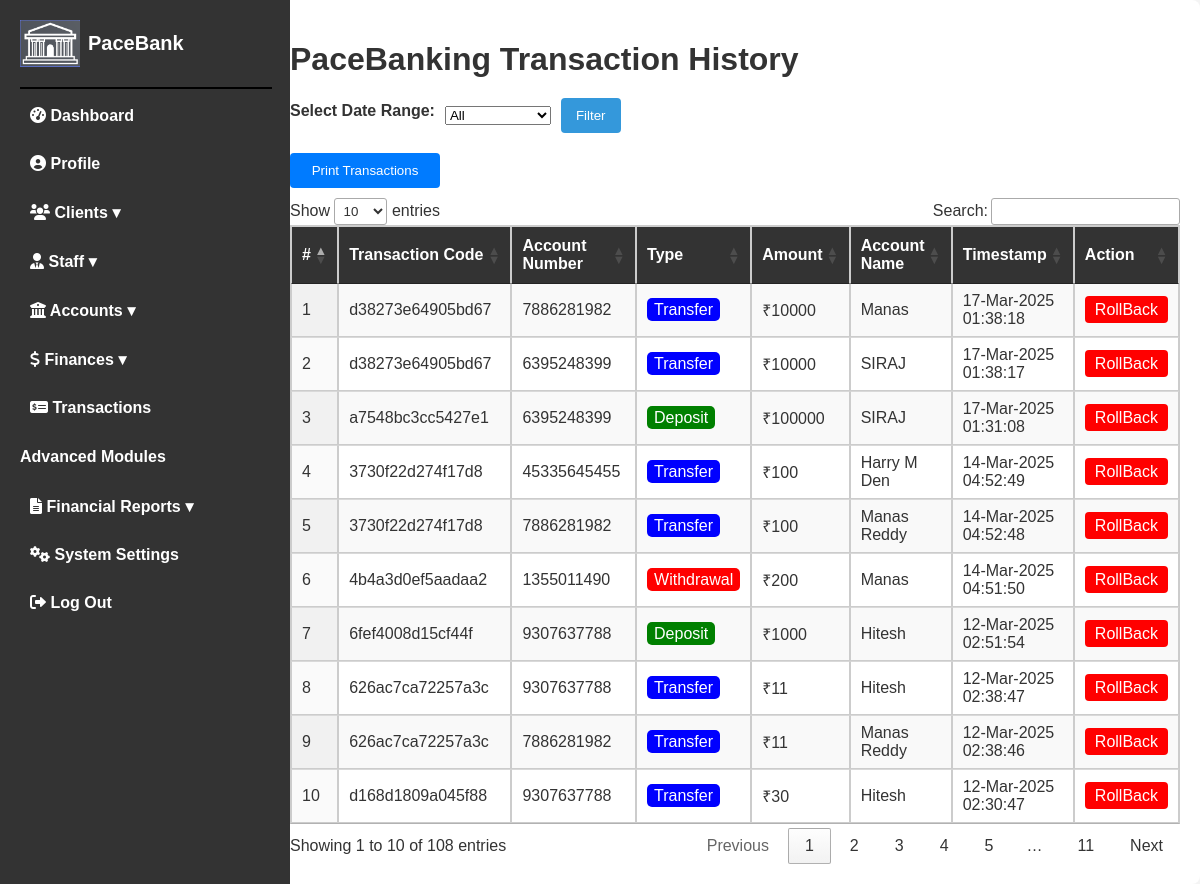
Screenshot of /BACKEND/admintransactions.php with the database file from the repository.
### tables this page shows
CREATE TABLE `transactions` (
  `tr_id` int(20) NOT NULL,
  `tr_code` varchar(200) NOT NULL,
  `account_id` varchar(200) NOT NULL,
  `acc_name` varchar(200) NOT NULL,
  `account_number` varchar(200) NOT NULL,
  `acc_type` varchar(200) NOT NULL,
  `acc_amount` varchar(200) NOT NULL,
  `tr_type` varchar(200) NOT NULL,
  `tr_status` varchar(200) NOT NULL,
  `client_id` varchar(200) NOT NULL,
  `client_name` varchar(200) NOT NULL,
  `client_national_id` varchar(200) NOT NULL,
  `transaction_amt` varchar(200) NOT NULL,
  `client_phone` varchar(200) NOT NULL,
  `receiving_acc_no` varchar(200) NOT NULL,
  `created_at` timestamp(6) NOT NULL DEFAULT current_timestamp(6) ON UPDATE current_timestamp(6),
  `receiving_acc_name` varchar(200) NOT NULL,
  `receiving_acc_holder` varchar(200) NOT NULL
);

### BACKEND/admintransactions.php (the view, shortened to what this page needs)
<?php
$mysqli = new mysqli("localhost", "root", "", "banking");
$filterCondition = "";
?>
<!DOCTYPE html>
<html>
<head>
    <link rel="stylesheet" href="../FRONTEND/style.css">
    <link rel="stylesheet" href="admintransactions.css">
    <link rel="stylesheet" href="https://cdn.datatables.net/1.11.5/css/jquery.dataTables.min.css">
    <link rel="stylesheet" href="https://cdnjs.cloudflare.com/ajax/libs/font-awesome/6.0.0-beta3/css/all.min.css">
</head>
<body>
<?php include "admin_sidebar.php"; ?>
<div class="main-content">
    <h1>PaceBanking Transaction History</h1>
    <form method="GET" class="filter-form">
        <label for="date_range">Select Date Range:</label>
        <select name="date_range" id="date_range">
            <option value="">All</option>
        </select>
        <button type="submit">Filter</button>
    </form>
    <button onclick="window.print();" class="print-btn">Print Transactions</button>
    <table id="transactionsTable" class="display">
        <thead>
            <tr>
                <th>#</th>
                <th>Transaction Code</th>
                <th>Account Number</th>
                <th>Type</th>
                <th>Amount</th>
                <th>Account Name</th>
                <th>Timestamp</th>
                <th>Action</th>
            </tr>
        </thead>
        <tbody>
            <?php
            $query = "SELECT tr_id, tr_code, account_number, tr_type, transaction_amt, acc_name, created_at
                      FROM transactions $filterCondition ORDER BY created_at DESC";
            $stmt = $mysqli->prepare($query);
            $stmt->execute();
            $res = $stmt->get_result();
            $cnt = 1;
            while ($row = $res->fetch_object()) {
                $typeBadge = "";
                if ($row->tr_type == 'Deposit') {
                    $typeBadge = "<span class='badge badge-success'>Deposit</span>";
                } elseif ($row->tr_type == 'Withdrawal') {
                    $typeBadge = "<span class='badge badge-danger'>Withdrawal</span>";
                } else {
                    $typeBadge = "<span class='badge badge-primary'>Transfer</span>";
                }
            ?>
                <tr>
                    <td><?php echo $cnt; ?></td>
                    <td><?php echo $row->tr_code; ?></td>
                    <td><?php echo $row->account_number; ?></td>
                    <td><?php echo $typeBadge; ?></td>
                    <td>₹<?php echo $row->transaction_amt; ?></td>
                    <td><?php echo $row->acc_name; ?></td>
                    <td><?php echo date("d-M-Y h:i:s", strtotime($row->created_at)); ?></td>
                    <td>
                        <a class="rollback-btn" href="#" data-id="<?php echo $row->tr_id; ?>">RollBack</a>
                    </td>
                </tr>
            <?php $cnt++;
            } ?>
        </tbody>
    </table>
</div>
</body>
</html>

### FRONTEND/style.css (style rules this page uses)
body { margin: 0; font-family: Arial, sans-serif; background-color: #f4f4f4; color: #333; }
.main-content { margin-left: 270px; padding: 20px; flex-grow: 1; background-color: #f8f9fa; border-radius: 8px; }
table { width: 100%; border-collapse: collapse; margin-bottom: 20px; }
table, th, td { border: 1px solid #ccc; }
th, td { padding: 10px; text-align: left; }
th { background-color: #f2f2f2; }
tr:nth-child(even) { background-color: #f9f9f9; }
.main-content { flex: 1; padding: 20px; background-color: white; overflow-y: auto; }
.main-content h1 { margin-bottom: 20px; }
form label { display: block; margin-bottom: 10px; font-weight: bold; }
form button { padding: 10px 15px; background-color: #3498db; color: white; border: none; border-radius: 4px; cursor: pointer; }
.main-content { flex: 1; padding: 20px; overflow-y: auto; background-color: #ffffff; display: flex; flex-direction: column; }

### BACKEND/admintransactions.css (style rules this page uses)
.main-content { margin-left: 270px; padding: 20px; flex-grow: 1; background-color: #f8f9fa; border-radius: 8px; }
table { width: 100%; border-collapse: collapse; margin-bottom: 20px; }
table, th, td { border: 1px solid #ccc; }
table th, table td { padding: 12px; text-align: left; }
table th { background-color: #333; color: white; }
.rollback-btn { color: white; background-color: red; padding: 5px 10px; border: none; border-radius: 4px; text-decoration: none; width: 100%; }
.badge-success { color: white; background-color: green; padding: 3px 7px; border-radius: 5px; }
.badge-danger { color: white; background-color: red; padding: 3px 7px; border-radius: 5px; }
.badge-primary { color: white; background-color: blue; padding: 3px 7px; border-radius: 5px; }
.filter-form { display: flex; gap: 10px; margin-bottom: 20px; align-items: center; }
.print-btn { background-color: #007bff; color: white; padding: 10px 15px; border: none; cursor: pointer; border-radius: 4px; margin-bottom: 10px; width:150px; }
.main-content { margin-left: 270px; padding: 20px; background-color: #f8f9fa; }
table { width: 100%; border-collapse: collapse; margin-top: 20px; }

### rows the page displays
transactions: tr_code "d38273e64905bd67", account_number "7886281982", tr_type "Transfer", transaction_amt "10000", acc_name "Manas", created_at "17-Mar-2025 01:38:18"
transactions: tr_code "d38273e64905bd67", account_number "6395248399", tr_type "Transfer", transaction_amt "10000", acc_name "SIRAJ", created_at "17-Mar-2025 01:38:17"
transactions: tr_code "a7548bc3cc5427e1", account_number "6395248399", tr_type "Deposit", transaction_amt "100000", acc_name "SIRAJ", created_at "17-Mar-2025 01:31:08"
transactions: tr_code "3730f22d274f17d8", account_number "45335645455", tr_type "Transfer", transaction_amt "100", acc_name "Harry M Den", created_at "14-Mar-2025 04:52:49"
transactions: tr_code "3730f22d274f17d8", account_number "7886281982", tr_type "Transfer", transaction_amt "100", acc_name "Manas Reddy", created_at "14-Mar-2025 04:52:48"
transactions: tr_code "4b4a3d0ef5aadaa2", account_number "1355011490", tr_type "Withdrawal", transaction_amt "200", acc_name "Manas", created_at "14-Mar-2025 04:51:50"
transactions: tr_code "6fef4008d15cf44f", account_number "9307637788", tr_type "Deposit", transaction_amt "1000", acc_name "Hitesh", created_at "12-Mar-2025 02:51:54"
transactions: tr_code "626ac7ca72257a3c", account_number "9307637788", tr_type "Transfer", transaction_amt "11", acc_name "Hitesh", created_at "12-Mar-2025 02:38:47"
transactions: tr_code "626ac7ca72257a3c", account_number "7886281982", tr_type "Transfer", transaction_amt "11", acc_name "Manas Reddy", created_at "12-Mar-2025 02:38:46"
transactions: tr_code "d168d1809a045f88", account_number "9307637788", tr_type "Transfer", transaction_amt "30", acc_name "Hitesh", created_at "12-Mar-2025 02:30:47"
